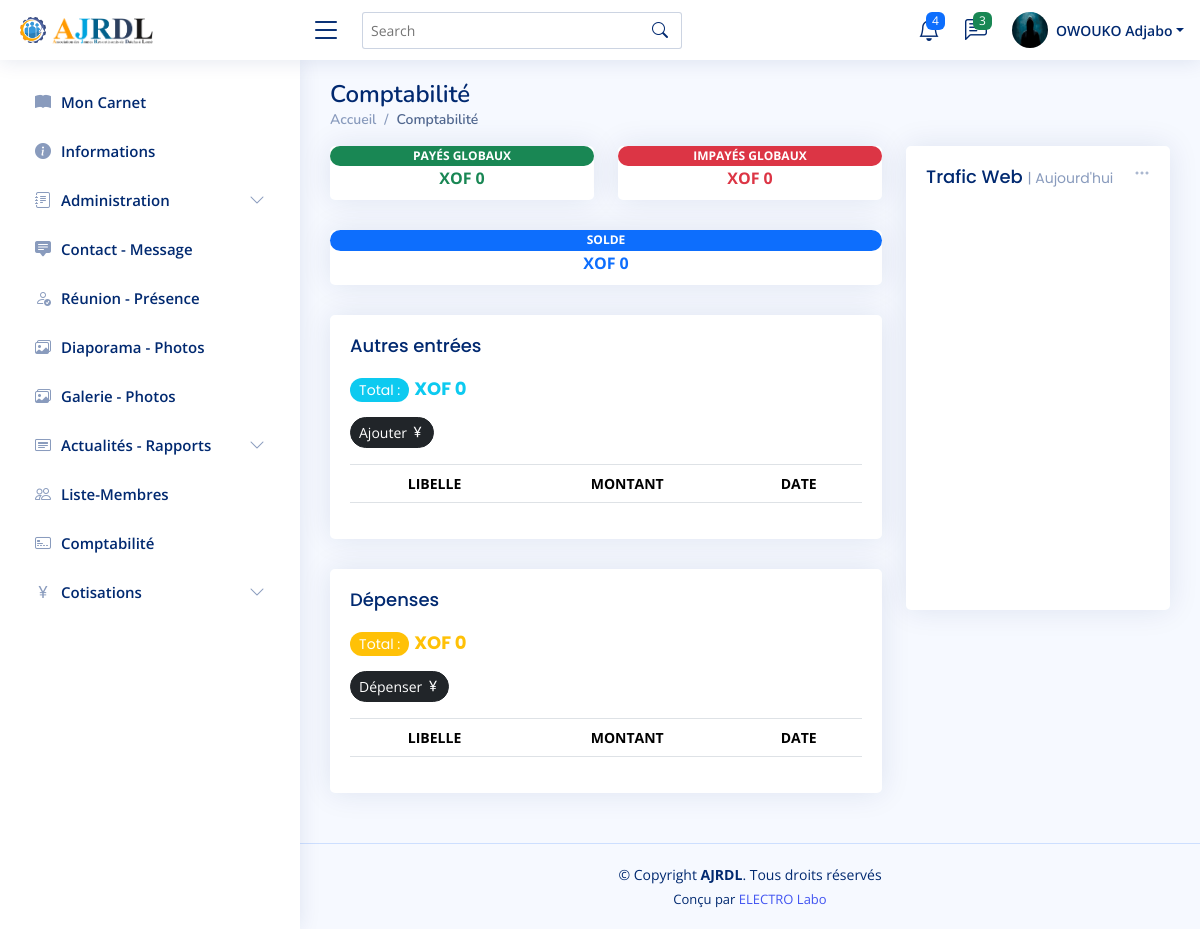
Page /comptabilite/ (signed in) on the committed database.
### compte/models.py (models this page shows, shortened)
class Membre(AbstractUser): # Model d'utilisateur.
    username = None
    contact = PhoneNumberField(unique=True)
    email = models.EmailField(unique=True)
    ville = models.CharField(max_length=50)
    quartier = models.CharField(max_length=50)
    profession = models.CharField(max_length=50)
    naissance = models.DateField()
    photo = models.ImageField(upload_to='membre/identite/', height_field=None, width_field=None, max_length=None)
    adhesion = models.DateField(auto_now=False, auto_now_add=False)
    USERNAME_FIELD = 'email'
    REQUIRED_FIELDS = []
    objects = CustomUserManager()

class Profile(models.Model):
    membre = models.OneToOneField(Membre, on_delete=models.CASCADE)
    image = models.ImageField(default='default.jpg', upload_to='membre/profile')

### cotisation/views.py (the view)
# urls.py: path('', comptabilitePage, name='comptable'),
@user_passes_test(administrateur, login_url='connecte')
def comptabilitePage(request): # Page de Comptabilité.
    entree = Entree.objects.all()
    depense = Depense.objects.all()
    total_entree = Entree.objects.aggregate(total=Sum('montant'))['total']
    total_depense = Depense.objects.aggregate(total=Sum('montant'))['total']
    if total_entree is None:
        total_entree = 0
    if total_depense is None:
        total_depense = 0
    payer_adhesion = MonAdhesion.objects.filter(paye=True).aggregate(Sum('montant'))['montant__sum']
    impayer_adhesion = MonAdhesion.objects.filter(paye=False).aggregate(Sum('montant'))['montant__sum']
    payer_mensuel = Mensuel.objects.filter(paye=True).aggregate(Sum('montant'))['montant__sum']
    impayer_mensuel = Mensuel.objects.filter(paye=False).aggregate(Sum('montant'))['montant__sum']
    payer_naissance = NouveauNe.objects.filter(paye=True).aggregate(Sum('montant'))['montant__sum']
    impayer_naissance = NouveauNe.objects.filter(paye=False).aggregate(Sum('montant'))['montant__sum']
    payer_rejouissance = Rejouissance.objects.filter(paye=True).aggregate(Sum('montant'))['montant__sum']
    impayer_rejouissance = Rejouissance.objects.filter(paye=False).aggregate(Sum('montant'))['montant__sum']
    payer_don = Don.objects.filter(paye=True).aggregate(Sum('montant'))['montant__sum']
    impayer_don = Don.objects.filter(paye=False).aggregate(Sum('montant'))['montant__sum']
    payer_deces = Deces.objects.filter(paye=True).aggregate(Sum('montant'))['montant__sum']
    impayer_deces = Deces.objects.filter(paye=False).aggregate(Sum('montant'))['montant__sum']
    if payer_adhesion is None:
        payer_adhesion = 0
    if impayer_adhesion is None:
        impayer_adhesion = 0
    if payer_mensuel is None:
        payer_mensuel = 0
    if impayer_mensuel is None:
        impayer_mensuel = 0
    if payer_naissance is None:
        payer_naissance = 0
    if impayer_naissance is None:
        impayer_naissance = 0
    if payer_rejouissance is None:
        payer_rejouissance = 0
    if impayer_rejouissance is None:
        impayer_rejouissance = 0
    if payer_don is None:
        payer_don = 0
    if impayer_don is None:
        impayer_don = 0
    if payer_deces is None:
        payer_deces = 0
    if impayer_deces is None:
        impayer_deces = 0
    total_paye = payer_adhesion + payer_mensuel + payer_naissance + payer_rejouissance + payer_don + payer_deces
    total_impaye = impayer_adhesion + impayer_mensuel + impayer_naissance + impayer_rejouissance + impayer_don + impayer_deces
    solde = (total_paye + total_entree) - total_depense
    return render(request, 'cotisation/comptabilite.html', {
        'depense': depense,
        'entree': entree,
        'total_entree': total_entree,
        'total_depense': total_depense,
        'total_paye': total_paye,
        'total_impaye': total_impaye,
        'solde': solde
        })

### compte/tests.py (called while the page is built)
def administrateur(user):
    return user.is_staff

### cotisation/templates/cotisation/comptabilite.html (shortened to what this page needs)
{% extends "compte/base.html" %}
{% block header_membre %}{% include "compte/header.html" %}{% endblock %}
{% block body_membre %}
    <main id="main" class="main">
        <div class="pagetitle">
            <h1>Comptabilité</h1>
            <nav>
                <ol class="breadcrumb">
                    <li class="breadcrumb-item"><a href="{% url 'accueil' %}">Accueil</a></li>
                    <li class="breadcrumb-item active">Comptabilité</li>
                </ol>
            </nav>
        </div>
        <section class="section dashboard">
            <div class="row">
                <div class="col-lg-8">
                    <div class="row">
                        <div class="col-xxl-4 col-md-6">
                            <div class="card info-card revenue-card">
                                <span class="badge rounded-pill bg-success text-white">
                                    <marquee behavior="alternate">PAYÉS GLOBAUX</marquee>
                                </span>
                                <strong class="text-success text-center">
                                    XOF {{ total_paye }}
                                </strong>
                            </div>
                        </div>
                        <div class="col-xxl-4 col-md-6">
                            <div class="card info-card revenue-card">
                                <span class="badge rounded-pill bg-danger text-white">
                                    <marquee behavior="alternate">IMPAYÉS GLOBAUX</marquee>
                                </span>
                                <strong class="text-danger text-center">
                                    XOF {{ total_impaye }}
                                </strong>
                            </div>
                        </div>
                        <div class="col-xxl-4 col-md-12">
                            <div class="card info-card revenue-card">
                                <span class="badge rounded-pill bg-primary text-white">
                                    <marquee behavior="alternate">SOLDE</marquee>
                                </span>
                                <strong class="text-primary text-center">
                                    XOF {{ solde }}
                                </strong>
                            </div>
                        </div>
                        <div class="col-12">
                            <div class="card recent-sales overflow-auto">
                                <div class="card-body">
                                    <h5 class="card-title mb-0">Autres entrées <br><br>
                                        <span class="badge rounded-pill bg-info text-white">Total :</span>
                                        <strong class="text-info"> XOF {{ total_entree }}</strong>
                                    </h5>
                                    <button class="btn btn-dark btn-sm mb-3 rounded-pill">
                                        <a class="text-white" href="{% url "entree_ajoute" %}">Ajouter </a> <i class="bi bi-currency-yen"></i>
                                    </button>
                                    <table class=" table table-striped text-nowrap table-bordered">
                                        <thead  class="text-center">
                                            <tr>
                                                <th>LIBELLE</th>
                                                <th>MONTANT</th>
                                                <th>DATE</th>
                                            </tr>
                                        </thead>
                                    </table>
                                </div>
                            </div>
                        </div>
                        <div class="col-12">
                            <div class="card recent-sales overflow-auto">
                                <div class="card-body">
                                    <h5 class="card-title mb-0">Dépenses <br><br>
                                        <span class="badge rounded-pill bg-warning text-white">Total :</span>
                                        <strong class="text-warning"> XOF {{ total_depense }}</strong>
                                    </h5>
                                    <button class="btn btn-dark btn-sm mb-3 rounded-pill">
                                        <a class="text-white" href="{% url "depense_ajoute" %}">Dépenser </a> <i class="bi bi-currency-yen"></i>
                                    </button>
                                    <table class=" table table-striped text-nowrap table-bordered">
                                        <thead  class="text-center">
                                            <tr>
                                                <th>LIBELLE</th>
                                                <th>MONTANT</th>
                                                <th>DATE</th>
                                            </tr>
                                        </thead>
                                    </table>
                                </div>
                            </div>
                        </div>
                    </div>
                </div>
                <div class="col-lg-4">
                    <div class="card">
                        <div class="filter">
                            <a class="icon" href="#" data-bs-toggle="dropdown"><i class="bi bi-three-dots"></i></a>
                        </div>
                        <div class="card-body pb-0">
                            <h5 class="card-title">Trafic Web <span>| Aujourd'hui</span></h5>
                            <div id="trafficChart" style="min-height: 400px;" class="echart"></div>
                        </div>
                    </div>
                </div>
            </div>
        </section>
    </main>
{% endblock %}
{% block footer_membre %}{% include "compte/footer.html" %}{% endblock %}

### compte/templates/compte/menu.html (shortened to what this page needs)
{% load static %}
<nav class="header-nav ms-auto">
    <ul class="d-flex align-items-center">
        <li class="nav-item dropdown">
            <a class="nav-link nav-icon" href="#" data-bs-toggle="dropdown">
                <i class="bi bi-bell"></i>
                <span class="badge bg-primary badge-number">4</span>
            </a>
        </li>
        <li class="nav-item dropdown">
            <a class="nav-link nav-icon" href="#" data-bs-toggle="dropdown">
                <i class="bi bi-chat-left-text"></i>
                <span class="badge bg-success badge-number">3</span>
            </a>
        </li>
        <li class="nav-item dropdown pe-3">
            <a class="nav-link nav-profile d-flex align-items-center pe-0" href="#" data-bs-toggle="dropdown">
                {% if user.profile.image.url %}
                    <img src="{{ user.profile.image.url }}" alt="Photo de profile" class="rounded-circle">
                {% else %}
                    <img src="{{ user.photo.url }}" alt="Photo de profile" class="rounded-circle">
                {% endif %}
                <span class="d-none d-md-block dropdown-toggle ps-2">{{ user.last_name }} {{ user.first_name }}</span>
            </a>
        </li>
    </ul>
</nav>

### static/compte/assets/css/style.css (style rules this page uses)
:root { scroll-behavior: smooth; }
body { font-family: "Open Sans", sans-serif; background: #f6f9ff; color: #444444; }
a { color: #4154f1; text-decoration: none; }
h1, h2, h3, h4, h5, h6 { font-family: "Nunito", sans-serif; }
#main { margin-top: 60px; padding: 20px 30px; transition: all 0.3s; }
.pagetitle { margin-bottom: 10px; }
.pagetitle h1 { font-size: 24px; margin-bottom: 0; font-weight: 600; color: #012970; }
.card { margin-bottom: 30px; border: none; border-radius: 5px; box-shadow: 0px 0 30px rgba(1, 41, 112, 0.1); }
.card-title { padding: 20px 0 15px 0; font-size: 18px; font-weight: 500; color: #012970; font-family: "Poppins", sans-serif; }
.card-title span { color: #899bbd; font-size: 14px; font-weight: 400; }
.card-body { padding: 0 20px 20px 20px; }
.breadcrumb { font-size: 14px; font-family: "Nunito", sans-serif; color: #899bbd; font-weight: 600; }
.breadcrumb a { color: #899bbd; transition: 0.3s; }
.breadcrumb .breadcrumb-item::before { color: #899bbd; }
.breadcrumb .active { color: #51678f; font-weight: 600; }
.header-nav ul { list-style: none; }
.header-nav>ul { margin: 0; padding: 0; }
.header-nav .nav-icon { font-size: 22px; color: #012970; margin-right: 25px; position: relative; }
.header-nav .nav-profile { color: #012970; }
.header-nav .nav-profile img { max-height: 36px; }
.header-nav .nav-profile span { font-size: 14px; font-weight: 600; }
.header-nav .badge-number { position: absolute; inset: -2px -5px auto auto; font-weight: normal; font-size: 12px; padding: 3px 6px; }
@media (min-width: 1200px) { #main, #footer { margin-left: 300px; } }
.dashboard .filter { position: absolute; right: 0px; top: 15px; }
.dashboard .filter .icon { color: #aab7cf; padding-right: 20px; padding-bottom: 5px; transition: 0.3s; font-size: 16px; }
.dashboard .info-card { padding-bottom: 10px; }
.dashboard .recent-sales { font-size: 14px; }
.dashboard .recent-sales .table thead { background: #f6f6fe; }
.dashboard .recent-sales .table thead th { border: 0; }

### rows in the picture
Membre: profile.image (placeholder picture), last_name "OWOUKO", first_name "Adjabo"

### other values in the picture
{{ total_paye }} "0"
{{ total_impaye }} "0"
{{ solde }} "0"
{{ total_entree }} "0"
{{ total_depense }} "0"
